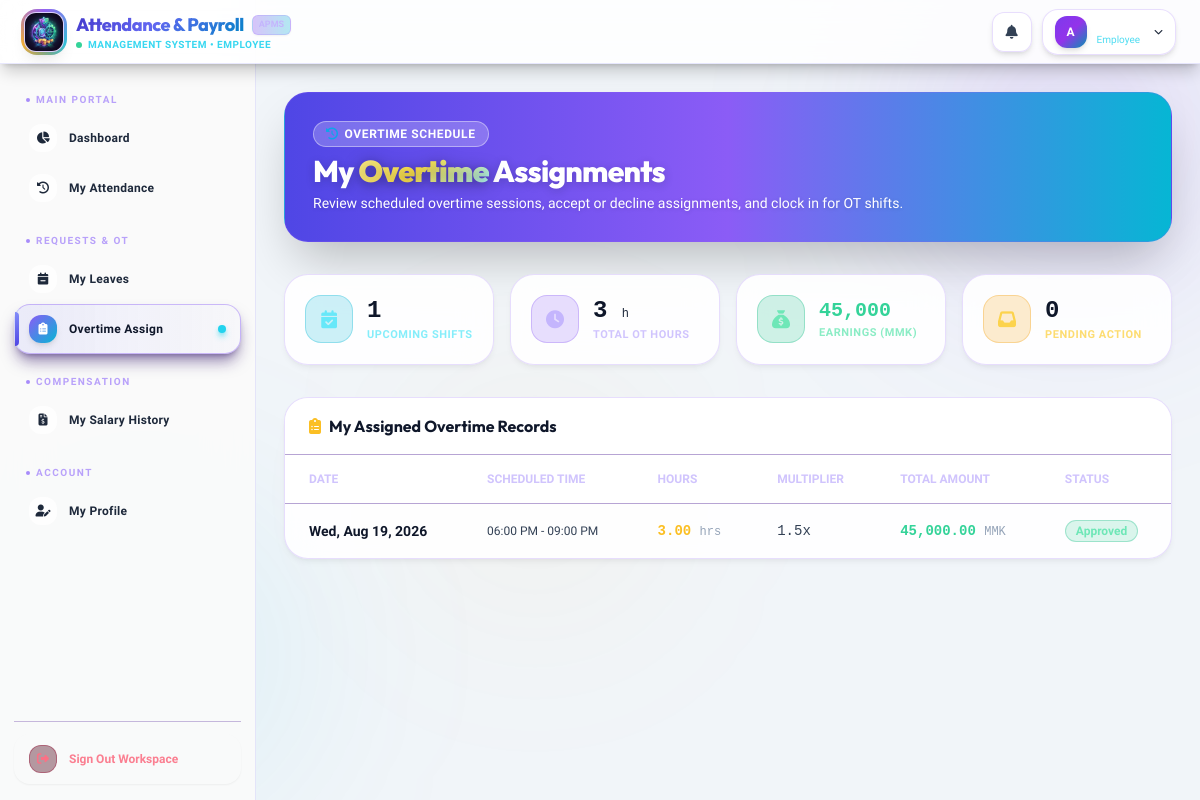
Screenshot of /employee/overtime (signed in) with the database file from the repository.
### tables this page shows
CREATE TABLE `overtimeassign` ( 
   `OvertimeID` int NOT NULL AUTO_INCREMENT, 
   `EmpID` int NOT NULL, 
   `OvertimeDate` date NOT NULL, 
   `StartTime` datetime DEFAULT NULL, 
   `EndTime` datetime DEFAULT NULL, 
   `TotalHours` decimal(5,2) NOT NULL DEFAULT '0.00', 
   `RateMultiplier` decimal(3,2) NOT NULL DEFAULT '1.00', 
   `OTAmount` decimal(12,2) NOT NULL DEFAULT '0.00', 
   `Status` enum('Pending','Approved','Rejected') NOT NULL DEFAULT 'Pending', 
   `ApprovedBy` varchar(100) DEFAULT NULL, 
   `updated_at` timestamp DEFAULT CURRENT_TIMESTAMP ON UPDATE CURRENT_TIMESTAMP,
   PRIMARY KEY (`OvertimeID`), 
   KEY `idx_overtime_emp` (`EmpID`), 
   KEY `idx_overtime_date` (`OvertimeDate`), 
   CONSTRAINT `fk_overtime_employee` FOREIGN KEY (`EmpID`) REFERENCES `employee` (`EmpID`) ON DELETE CASCADE ON UPDATE CASCADE 
 );

### controllers/EmployeeController.php (called while the page is built, shortened)
<?php
class EmployeeController extends Controller {
    public function overtime() {
        $emp_id = $_SESSION['employee_id'];
        $overtimeModel = $this->model('OvertimeAssign');
        $overtimes = $overtimeModel->getByEmployee($emp_id);
        $upcoming = 0;
        $totalHours = 0;
        $totalEarnings = 0;
        $pending = 0;
        $today = date('Y-m-d');
        foreach ($overtimes as $ot) {
            if ($ot['OvertimeDate'] >= $today && $ot['Status'] === 'Approved') {
                $upcoming++;
            }
            if ($ot['Status'] === 'Approved') {
                $totalHours += (float)$ot['TotalHours'];
                $totalEarnings += (float)$ot['OTAmount'];
            }
        }
        $this->view('layouts/main', [
            'title' => 'My Overtime',
            'content' => 'employee/overtime',
            'overtimes' => $overtimes,
            'upcoming' => $upcoming,
            'totalHours' => round($totalHours, 1),
            'totalEarnings' => round($totalEarnings, 2),
            'pending' => $pending
        ]);
    }
}

### core/Router.php (called while the page is built, shortened)
<?php
class Router {
    protected $currentMethod = 'index';
    public function __construct() {
        $url = $this->getUrl();
        if(isset($url[0]) && file_exists(__DIR__ . '/../controllers/' . ucwords($url[0]). 'Controller.php')){
            unset($url[0]);
        }
        $this->currentController = new $this->currentController;
        if(isset($url[1])){
            if(method_exists($this->currentController, $url[1])){
                $this->currentMethod = $url[1];
                unset($url[1]);
            }
        }
        $this->params = $url ? array_values($url) : [];
        call_user_func_array([$this->currentController, $this->currentMethod], $this->params);
    }
    public function getUrl(){
        if(isset($_GET['url'])){
            $url = rtrim($_GET['url'], '/');
            $url = filter_var($url, FILTER_SANITIZE_URL);
            $url = explode('/', $url);
            return $url;
        }
        return [];
    }
}

### index.php (called while the page is built, shortened)
<?php
require_once __DIR__ . '/config/database.php';
require_once __DIR__ . '/core/Controller.php';
require_once __DIR__ . '/core/Router.php';
$router = new Router();

### models/OvertimeAssign.php (called while the page is built, shortened)
<?php
require_once __DIR__ . '/../config/database.php';
class OvertimeAssign {
    private $conn;
    private $table = 'OvertimeAssign';
    public function __construct() {
        $database = new Database();
        $this->conn = $database->getConnection();
    }
    public function getByEmployee($emp_id) {
        $query = "SELECT * FROM " . $this->table . "
                  WHERE EmpID = :emp_id
                  ORDER BY OvertimeDate DESC, OvertimeID DESC";
        $stmt = $this->conn->prepare($query);
        $stmt->bindParam(':emp_id', $emp_id);
        $stmt->execute();
        return $stmt->fetchAll(PDO::FETCH_ASSOC);
    }
}

### config/database.php (called while the page is built, shortened)
<?php
class Database {
    private $host = "localhost";
    private $db_name = "payrolldb";
    private $username = "root";
    private $password = "";
    public function getConnection() {
        $this->conn = null;
        try {
            $this->conn = new PDO("mysql:host=" . $this->host . ";dbname=" . $this->db_name, $this->username, $this->password);
            $this->conn->exec("set names utf8");
            $this->conn->setAttribute(PDO::ATTR_ERRMODE, PDO::ERRMODE_EXCEPTION);
            $this->conn->setAttribute(PDO::ATTR_DEFAULT_FETCH_MODE, PDO::FETCH_ASSOC);
        } catch(PDOException $exception) {
            echo "Database Connection Error: " . $exception->getMessage();
        }
        return $this->conn;
    }
}

### views/employee/overtime.php (the view, shortened to what this page needs)
<div class="relative overflow-hidden rounded-3xl bg-gradient-to-r from-indigo-600 via-violet-500 to-cyan-500 border border-violet-500/25 p-6 lg:p-7 mb-8 shadow-2xl" data-aos="fade-down">
    <div class="relative z-10 flex flex-col sm:flex-row items-start sm:items-center justify-between gap-4">
        <div>
            <div class="flex items-center gap-2 mb-1.5">
                <span class="inline-flex items-center gap-1.5 px-3 py-1 rounded-full bg-violet-500/15 border border-violet-500/30 text-violet-300 text-xs font-bold uppercase tracking-wider">
                    <i class="fa-solid fa-clock-rotate-left text-secondary"></i>
                    <span>Overtime Schedule</span>
                </span>
            </div>
            <h1 class="text-2xl sm:text-3xl font-extrabold text-white tracking-tight font-outfit">
                My <span class="gradient-text">Overtime</span> Assignments
            </h1>
            <p class="text-gray-300 text-xs sm:text-sm mt-1">Review scheduled overtime sessions, accept or decline assignments, and clock in for OT shifts.</p>
        </div>
    </div>
</div>
<div class="grid grid-cols-2 lg:grid-cols-4 gap-4 mb-8" data-aos="fade-up" data-aos-delay="50">
    <div class="card-glass rounded-3xl p-5 border border-violet-500/20 hover:-translate-y-1 transition-all">
        <div class="flex items-center gap-3.5">
            <div class="w-12 h-12 rounded-2xl bg-cyan-500/20 text-cyan-300 border border-cyan-500/30 flex items-center justify-center text-lg flex-shrink-0">
                <i class="fa-solid fa-calendar-check"></i>
            </div>
            <div>
                <p class="text-2xl font-extrabold text-white font-mono"><?= $data['upcoming'] ?></p>
                <p class="text-[11px] font-bold uppercase tracking-wider text-cyan-300/80">Upcoming Shifts</p>
            </div>
        </div>
    </div>
    <div class="card-glass rounded-3xl p-5 border border-violet-500/20 hover:-translate-y-1 transition-all">
        <div class="flex items-center gap-3.5">
            <div class="w-12 h-12 rounded-2xl bg-violet-500/20 text-violet-300 border border-violet-500/30 flex items-center justify-center text-lg flex-shrink-0">
                <i class="fa-solid fa-clock"></i>
            </div>
            <div>
                <p class="text-2xl font-extrabold text-white font-mono"><?= $data['totalHours'] ?> <span class="text-xs font-normal text-gray-400">h</span></p>
                <p class="text-[11px] font-bold uppercase tracking-wider text-violet-300/80">Total OT Hours</p>
            </div>
        </div>
    </div>
    <div class="card-glass rounded-3xl p-5 border border-violet-500/20 hover:-translate-y-1 transition-all">
        <div class="flex items-center gap-3.5">
            <div class="w-12 h-12 rounded-2xl bg-emerald-500/20 text-emerald-300 border border-emerald-500/30 flex items-center justify-center text-lg flex-shrink-0">
                <i class="fa-solid fa-sack-dollar"></i>
            </div>
            <div>
                <p class="text-xl font-extrabold text-emerald-400 font-mono"><?= number_format($data['totalEarnings']) ?></p>
                <p class="text-[11px] font-bold uppercase tracking-wider text-emerald-300/80">Earnings (MMK)</p>
            </div>
        </div>
    </div>
    <div class="card-glass rounded-3xl p-5 border border-violet-500/20 hover:-translate-y-1 transition-all">
        <div class="flex items-center gap-3.5">
            <div class="w-12 h-12 rounded-2xl bg-amber-500/20 text-amber-300 border border-amber-500/30 flex items-center justify-center text-lg flex-shrink-0">
                <i class="fa-solid fa-inbox"></i>
            </div>
            <div>
                <p class="text-2xl font-extrabold text-white font-mono"><?= $data['pending'] ?></p>
                <p class="text-[11px] font-bold uppercase tracking-wider text-amber-300/80">Pending Action</p>
            </div>
        </div>
    </div>
</div>
<div class="card-glass rounded-3xl overflow-hidden border border-violet-500/20 mb-8" data-aos="fade-up" data-aos-delay="100">
    <div class="p-4 px-6 border-b border-violet-900/40 flex justify-between items-center bg-surface/60">
        <h3 class="font-bold text-white text-base flex items-center gap-2 font-outfit">
            <i class="fa-solid fa-clipboard-list text-amber-400"></i> My Assigned Overtime Records
        </h3>
    </div>
    <div class="overflow-x-auto">
        <table class="w-full text-sm text-left text-gray-400">
            <thead class="text-xs uppercase bg-surface/80 text-violet-300/80 border-b border-violet-900/40">
                <tr>
                    <th class="px-6 py-4">Date</th>
                    <th class="px-6 py-4">Scheduled Time</th>
                    <th class="px-6 py-4">Hours</th>
                    <th class="px-6 py-4">Multiplier</th>
                    <th class="px-6 py-4">Total Amount</th>
                    <th class="px-6 py-4">Status</th>
                </tr>
            </thead>
            <tbody class="divide-y divide-violet-900/30">
                <?php if (empty($data['overtimes'])): ?>
                    <tr>
                        <td colspan="8" class="px-6 py-12 text-center text-gray-500">
                            <div class="w-12 h-12 mx-auto bg-surface rounded-2xl border border-violet-900/40 flex items-center justify-center mb-2 text-violet-400">
                                <i class="fa-solid fa-mug-hot text-xl"></i>
                            </div>
                            <p class="font-semibold text-gray-300">No overtime assignments found</p>
                            <p class="text-xs text-gray-500 mt-0.5">Assigned overtime shifts from your supervisor will appear here.</p>
                        </td>
                    </tr>
                <?php else: ?>
                    <?php foreach ($data['overtimes'] as $ot): ?>
                    <tr class="hover:bg-violet-950/20 transition-colors">
                        <td class="px-6 py-4 font-bold text-white"><?= date('D, M j, Y', strtotime($ot['OvertimeDate'])) ?></td>
                        <td class="px-6 py-4 text-xs text-gray-300 font-medium">
                            <?php if ($ot['StartTime'] && $ot['EndTime']): ?>
                                <?= date('h:i A', strtotime($ot['StartTime'])) ?> - <?= date('h:i A', strtotime($ot['EndTime'])) ?>
                            <?php else: ?>
                                <span class="text-gray-500 italic">Unspecified</span>
                            <?php endif; ?>
                        </td>
                        <td class="px-6 py-4">
                            <span class="font-extrabold text-amber-400 font-mono">
                                <?= $ot['TotalHours'] ?> <span class="text-xs text-gray-500 font-normal">hrs</span>
                            </span>
                        </td>
                        <td class="px-6 py-4 text-gray-300 font-mono"><?= number_format($ot['RateMultiplier'], 1) ?>x</td>
                        <td class="px-6 py-4 font-extrabold text-emerald-400 font-mono"><?= number_format($ot['OTAmount'], 2) ?> <span class="text-xs text-gray-500 font-normal">MMK</span></td>
                        <td class="px-6 py-4">
                            <?php
                                $statusColors = [
                                    'Assigned' => 'bg-blue-500/15 text-blue-300 border border-blue-500/30',
                                    'Accepted' => 'bg-indigo-500/15 text-indigo-300 border border-indigo-500/30',
                                    'Rejected' => 'bg-rose-500/15 text-rose-300 border border-rose-500/30',
                                    'In Progress' => 'bg-amber-500/15 text-amber-300 border border-amber-500/30',
                                    'Completed' => 'bg-teal-500/15 text-teal-300 border border-teal-500/30',
                                    'Approved' => 'bg-emerald-500/15 text-emerald-300 border border-emerald-500/30',
                                    'No Show' => 'bg-gray-500/15 text-gray-300 border border-gray-500/30',
                                    'Cancelled' => 'bg-rose-500/15 text-rose-300 border border-rose-500/30'
                                ];
                                $colorClass = $statusColors[$ot['Status']] ?? $statusColors['Assigned'];
                            ?>
                            <span class="inline-flex items-center px-2.5 py-0.5 rounded-full text-xs font-bold <?= $colorClass ?>"><?= $ot['Status'] ?></span>
                        </td>
                    </tr>
                    <?php endforeach; ?>
                <?php endif; ?>
            </tbody>
        </table>
    </div>
</div>

### views/layouts/main.php (style rules this page uses)
* { box-sizing: border-box; }
body { font-family: 'Plus Jakarta Sans', sans-serif; background: #f1f5f9; color: #0f172a; }
button .text-white, .bg-gradient-to-r .text-white, .bg-gradient-to-br .text-white, .from-violet-600 .text-white, .from-emerald-500 .text-white, .from-amber-500 .text-white, .from-rose-500 .text-white, .from-blue-500 .text-white, .bg-violet-600 .text-white, .bg-indigo-600 .text-white { color: #ffffff !important; }
.card-glass { background: rgba(255, 255, 255, 0.9); border: 1px solid rgba(99, 102, 241, 0.15); backdrop-filter: blur(16px); transition: all 0.3s cubic-bezier(0.4, 0, 0.2, 1); box-shadow: 0 4px 6px -1px rgba(0, 0, 0, 0.05), 0 2px 4px -1px rgba(0, 0, 0, 0.03); }
.gradient-text { background: linear-gradient(135deg, #4338ca 0%, #6366f1 45%, #0284c7 100%); -webkit-background-clip: text; -webkit-text-fill-color: transparent; background-clip: text; display: inline-block; }
.bg-gradient-to-r.from-indigo-600 h1, .bg-gradient-to-r.from-indigo-600 h2, .bg-gradient-to-r.from-indigo-600 .text-white { color: #ffffff !important; text-shadow: 0 2px 10px rgba(15, 23, 42, 0.2); }
.bg-gradient-to-r.from-indigo-600 p { color: rgba(248, 250, 252, 0.95) !important; text-shadow: 0 1px 4px rgba(15, 23, 42, 0.15); }
.bg-gradient-to-r.from-indigo-600 .gradient-text { background: linear-gradient(135deg, #fef08a 0%, #fde047 45%, #a5f3fc 100%) !important; -webkit-background-clip: text !important; -webkit-text-fill-color: transparent !important; background-clip: text !important; filter: drop-shadow(0 2px 8px rgba(0, 0, 0, 0.3)); font-weight: 900; }
.bg-gradient-to-r.from-indigo-600 .bg-violet-500\/15, .bg-gradient-to-r.from-indigo-600 .bg-cyan-500\/15, .bg-gradient-to-r.from-indigo-600 .bg-surface\/90 { background-color: rgba(255, 255, 255, 0.22) !important; border-color: rgba(255, 255, 255, 0.4) !important; color: #ffffff !important; backdrop-filter: blur(12px); }
.bg-gradient-to-r.from-indigo-600 .text-violet-300, .bg-gradient-to-r.from-indigo-600 .text-cyan-300, .bg-gradient-to-r.from-indigo-600 .text-gray-300, .bg-gradient-to-r.from-indigo-600 span { color: #ffffff !important; }

### rows the page displays
overtimeassign: OvertimeDate "Wed, Aug 19, 2026", StartTime "06:00 PM", EndTime "09:00 PM", TotalHours "3.00", RateMultiplier "1.5", OTAmount "45,000.00", Status "Approved"

### other values shown
$_SESSION['role'] "EMPLOYEE"
substr($_SESSION['Email'] ?? ($_SESSION['first_name'] ?? 'U'), 0, 1) "A"
$_SESSION['role'] "Employee"
$section['label'] "MAIN PORTAL"
$item['label'] "Dashboard"
$item['label'] "My Attendance"
$section['label'] "REQUESTS & OT"
$item['label'] "My Leaves"
$item['label'] "Overtime Assign"
$section['label'] "COMPENSATION"
$item['label'] "My Salary History"
$section['label'] "ACCOUNT"
$item['label'] "My Profile"
$data['upcoming'] "1"
$data['totalHours'] "3"
